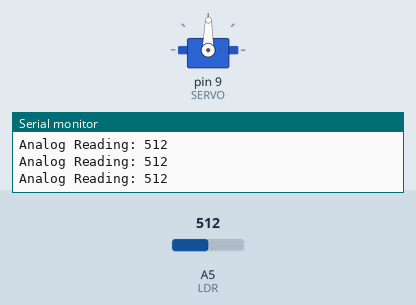
Recording of a sketch running on a simulated Arduino Uno, built with avr-gcc and run on an emulated ATmega328P. Shown: servo, the last lines printed to the serial monitor. The test bench sets the inputs (shaded band); at power-on: A5 (LDR) = 512. Not simulated (calls return 0 or success): arduino_secrets.h.

Above: at 1.2 s.
1.3 s: A5 (LDR) set to 107
At 1.9 s:
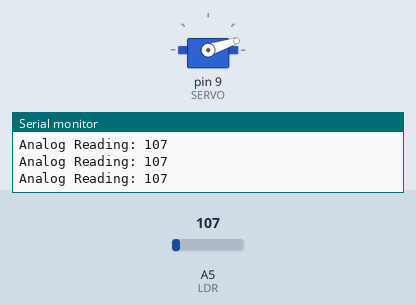
2.8 s: A5 (LDR) set to 89
At 3.6 s:
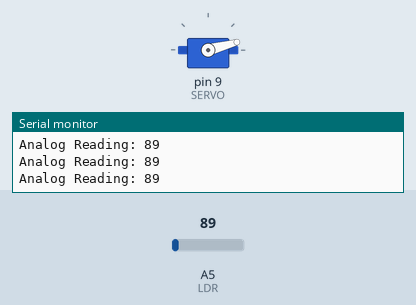
4.3 s: A5 (LDR) set to 122
At 5.3 s:
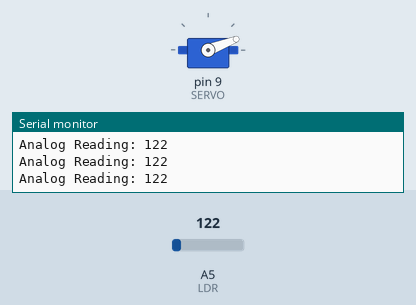
5.8 s: A5 (LDR) set to 983
At 6.4 s:
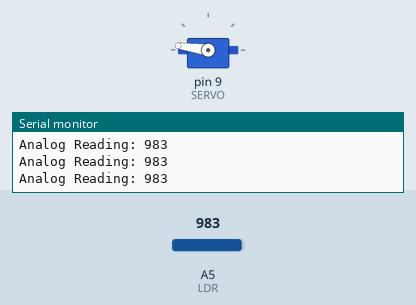
7.3 s: A5 (LDR) set to 1007
At 8.2 s:
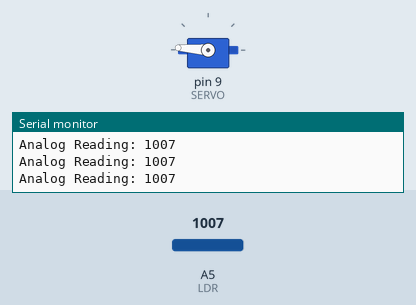
8.8 s: A5 (LDR) set to 511
At 9.9 s:
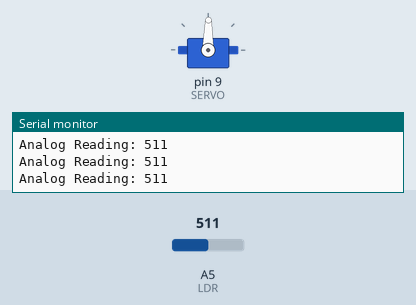
Timing chart, 0 to 11.3 s (numbered marks = the images above; inputs shaded):
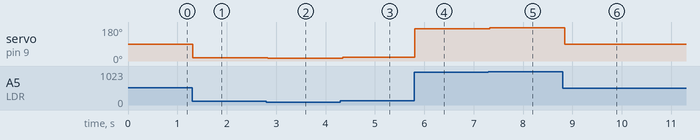

The sketch:

Solar_Panel_Light_Tracking.ino
```cpp
#include "arduino_secrets.h"

/*

Light-Tracking Solar Panel Vs Stable Solar Panel
By: Kamila Moodely And Tanisha Hossain

*/


//Include the servo motor liary
#include <Servo.h>


const int SERVO = 9;
const int LDR = 5;


Servo servo;
int Val = 0;


//Set the initial angle of the servo motor
int Spoint = 110;


void setup() {
 // put your setup code here, to run once:


 Serial.begin(9600);
 servo.attach(SERVO);


 //Set the starting of the Servo Motor
 servo.write(Spoint);


}


void loop() {
 // put your main code here, to run repeatedly:


 Val = analogRead(LDR);
 Serial.print("Analog Reading: ");
 Serial.println(Val);
 Val = map(Val, 0, 1023, 0, 179);
 servo.write(Val);
 delay(50);
}
```

Measured:
- after the input at 1.3 s, servo on pin 9 (SERVO): 89° → 18° at once
- after the input at 2.8 s, servo on pin 9 (SERVO): 18° → 15° at once
- after the input at 4.3 s, servo on pin 9 (SERVO): 15° → 21° after 0.05 s
- after the input at 5.8 s, servo on pin 9 (SERVO): 21° → 172° at once
- after the input at 7.3 s, servo on pin 9 (SERVO): 172° → 176° at once
- after the input at 8.8 s, servo on pin 9 (SERVO): 176° → 89° at once
